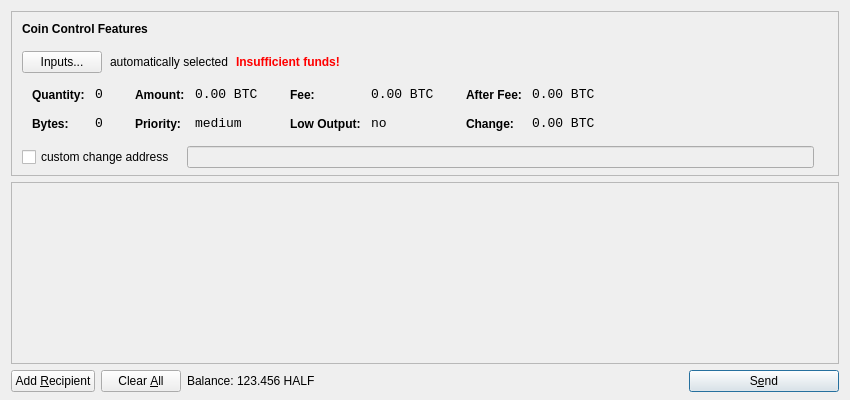
<?xml version="1.0" encoding="UTF-8"?>
<ui version="4.0">
 <class>SendCoinsDialog</class>
 <widget class="QDialog" name="SendCoinsDialog">
  <property name="geometry">
   <rect>
    <x>0</x>
    <y>0</y>
    <width>850</width>
    <height>400</height>
   </rect>
  </property>
  <property name="windowTitle">
   <string>Send Coins</string>
  </property>
  <layout class="QVBoxLayout" name="verticalLayout" stretch="0,1,0">
   <property name="bottomMargin">
    <number>8</number>
   </property>
   <item>
    <widget class="QFrame" name="frameCoinControl">
     <property name="sizePolicy">
      <sizepolicy hsizetype="Expanding" vsizetype="Expanding">
       <horstretch>0</horstretch>
       <verstretch>0</verstretch>
      </sizepolicy>
     </property>
     <property name="maximumSize">
      <size>
       <width>16777215</width>
       <height>16777215</height>
      </size>
     </property>
     <property name="frameShape">
      <enum>QFrame::StyledPanel</enum>
     </property>
     <property name="frameShadow">
      <enum>QFrame::Sunken</enum>
     </property>
     <layout class="QVBoxLayout" name="verticalLayoutCoinControl2">
      <property name="spacing">
       <number>-1</number>
      </property>
      <property name="leftMargin">
       <number>0</number>
      </property>
      <property name="topMargin">
       <number>0</number>
      </property>
      <property name="rightMargin">
       <number>0</number>
      </property>
      <property name="bottomMargin">
       <number>6</number>
      </property>
      <item>
       <layout class="QVBoxLayout" name="verticalLayoutCoinControl" stretch="0,0,0,0,1">
        <property name="spacing">
         <number>0</number>
        </property>
        <property name="leftMargin">
         <number>10</number>
        </property>
        <property name="topMargin">
         <number>10</number>
        </property>
        <item>
         <layout class="QHBoxLayout" name="horizontalLayoutCoinControl1">
          <property name="bottomMargin">
           <number>15</number>
          </property>
          <item>
           <widget class="QLabel" name="labelCoinControlFeatures">
            <property name="sizePolicy">
             <sizepolicy hsizetype="Preferred" vsizetype="Maximum">
              <horstretch>0</horstretch>
              <verstretch>0</verstretch>
             </sizepolicy>
            </property>
            <property name="font">
             <font>
              <weight>75</weight>
              <bold>true</bold>
             </font>
            </property>
            <property name="styleSheet">
             <string notr="true">font-weight:bold;</string>
            </property>
            <property name="text">
             <string>Coin Control Features</string>
            </property>
           </widget>
          </item>
         </layout>
        </item>
        <item>
         <layout class="QHBoxLayout" name="horizontalLayoutCoinControl2" stretch="0,0,0,0">
          <property name="spacing">
           <number>8</number>
          </property>
          <property name="bottomMargin">
           <number>10</number>
          </property>
          <item>
           <widget class="QPushButton" name="pushButtonCoinControl">
            <property name="styleSheet">
             <string notr="true"/>
            </property>
            <property name="text">
             <string>Inputs...</string>
            </property>
           </widget>
          </item>
          <item>
           <widget class="QLabel" name="labelCoinControlAutomaticallySelected">
            <property name="text">
             <string>automatically selected</string>
            </property>
            <property name="margin">
             <number>5</number>
            </property>
           </widget>
          </item>
          <item>
           <widget class="QLabel" name="labelCoinControlInsuffFunds">
            <property name="font">
             <font>
              <weight>75</weight>
              <bold>true</bold>
             </font>
            </property>
            <property name="styleSheet">
             <string notr="true">color:red;font-weight:bold;</string>
            </property>
            <property name="text">
             <string>Insufficient funds!</string>
            </property>
            <property name="margin">
             <number>5</number>
            </property>
           </widget>
          </item>
          <item>
           <spacer name="horizontalSpacerCoinControl">
            <property name="orientation">
             <enum>Qt::Horizontal</enum>
            </property>
            <property name="sizeHint" stdset="0">
             <size>
              <width>40</width>
              <height>1</height>
             </size>
            </property>
           </spacer>
          </item>
         </layout>
        </item>
        <item>
         <widget class="QWidget" name="widgetCoinControl" native="true">
          <property name="sizePolicy">
           <sizepolicy hsizetype="Preferred" vsizetype="Preferred">
            <horstretch>0</horstretch>
            <verstretch>0</verstretch>
           </sizepolicy>
          </property>
          <property name="minimumSize">
           <size>
            <width>0</width>
            <height>0</height>
           </size>
          </property>
          <property name="styleSheet">
           <string notr="true"/>
          </property>
          <layout class="QHBoxLayout" name="horizontalLayoutCoinControl5">
           <property name="margin">
            <number>0</number>
           </property>
           <item>
            <layout class="QHBoxLayout" name="horizontalLayoutCoinControl3" stretch="0,0,0,1">
             <property name="spacing">
              <number>20</number>
             </property>
             <property name="topMargin">
              <number>0</number>
             </property>
             <property name="bottomMargin">
              <number>10</number>
             </property>
             <item>
              <layout class="QFormLayout" name="formLayoutCoinControl1">
               <property name="horizontalSpacing">
                <number>10</number>
               </property>
               <property name="verticalSpacing">
                <number>14</number>
               </property>
               <property name="leftMargin">
                <number>10</number>
               </property>
               <property name="topMargin">
                <number>4</number>
               </property>
               <property name="rightMargin">
                <number>6</number>
               </property>
               <item row="0" column="0">
                <widget class="QLabel" name="labelCoinControlQuantityText">
                 <property name="styleSheet">
                  <string notr="true">font-weight:bold;</string>
                 </property>
                 <property name="text">
                  <string>Quantity:</string>
                 </property>
                 <property name="margin">
                  <number>0</number>
                 </property>
                </widget>
               </item>
               <item row="0" column="1">
                <widget class="QLabel" name="labelCoinControlQuantity">
                 <property name="font">
                  <font>
                   <family>Monospace</family>
                   <pointsize>10</pointsize>
                  </font>
                 </property>
                 <property name="cursor">
                  <cursorShape>IBeamCursor</cursorShape>
                 </property>
                 <property name="contextMenuPolicy">
                  <enum>Qt::ActionsContextMenu</enum>
                 </property>
                 <property name="text">
                  <string notr="true">0</string>
                 </property>
                 <property name="margin">
                  <number>0</number>
                 </property>
                 <property name="textInteractionFlags">
                  <set>Qt::LinksAccessibleByMouse|Qt::TextSelectableByKeyboard|Qt::TextSelectableByMouse</set>
                 </property>
                </widget>
               </item>
               <item row="1" column="0">
                <widget class="QLabel" name="labelCoinControlBytesText">
                 <property name="styleSheet">
                  <string notr="true">font-weight:bold;</string>
                 </property>
                 <property name="text">
                  <string>Bytes:</string>
                 </property>
                </widget>
               </item>
               <item row="1" column="1">
                <widget class="QLabel" name="labelCoinControlBytes">
                 <property name="font">
                  <font>
                   <family>Monospace</family>
                   <pointsize>10</pointsize>
                  </font>
                 </property>
                 <property name="cursor">
                  <cursorShape>IBeamCursor</cursorShape>
                 </property>
                 <property name="contextMenuPolicy">
                  <enum>Qt::ActionsContextMenu</enum>
                 </property>
                 <property name="text">
                  <string notr="true">0</string>
                 </property>
                 <property name="textInteractionFlags">
                  <set>Qt::LinksAccessibleByMouse|Qt::TextSelectableByKeyboard|Qt::TextSelectableByMouse</set>
                 </property>
                </widget>
               </item>
              </layout>
             </item>
             <item>
              <layout class="QFormLayout" name="formLayoutCoinControl2">
               <property name="horizontalSpacing">
                <number>10</number>
               </property>
               <property name="verticalSpacing">
                <number>14</number>
               </property>
               <property name="leftMargin">
                <number>6</number>
               </property>
               <property name="topMargin">
                <number>4</number>
               </property>
               <property name="rightMargin">
                <number>6</number>
               </property>
               <item row="0" column="0">
                <widget class="QLabel" name="labelCoinControlAmountText">
                 <property name="styleSheet">
                  <string notr="true">font-weight:bold;</string>
                 </property>
                 <property name="text">
                  <string>Amount:</string>
                 </property>
                 <property name="margin">
                  <number>0</number>
                 </property>
                </widget>
               </item>
               <item row="0" column="1">
                <widget class="QLabel" name="labelCoinControlAmount">
                 <property name="font">
                  <font>
                   <family>Monospace</family>
                   <pointsize>10</pointsize>
                  </font>
                 </property>
                 <property name="cursor">
                  <cursorShape>IBeamCursor</cursorShape>
                 </property>
                 <property name="contextMenuPolicy">
                  <enum>Qt::ActionsContextMenu</enum>
                 </property>
                 <property name="text">
                  <string notr="true">0.00 BTC</string>
                 </property>
                 <property name="textInteractionFlags">
                  <set>Qt::LinksAccessibleByMouse|Qt::TextSelectableByKeyboard|Qt::TextSelectableByMouse</set>
                 </property>
                </widget>
               </item>
               <item row="1" column="0">
                <widget class="QLabel" name="labelCoinControlPriorityText">
                 <property name="styleSheet">
                  <string notr="true">font-weight:bold;</string>
                 </property>
                 <property name="text">
                  <string>Priority:</string>
                 </property>
                </widget>
               </item>
               <item row="1" column="1">
                <widget class="QLabel" name="labelCoinControlPriority">
                 <property name="font">
                  <font>
                   <family>Monospace</family>
                   <pointsize>10</pointsize>
                  </font>
                 </property>
                 <property name="cursor">
                  <cursorShape>IBeamCursor</cursorShape>
                 </property>
                 <property name="contextMenuPolicy">
                  <enum>Qt::ActionsContextMenu</enum>
                 </property>
                 <property name="text">
                  <string>medium</string>
                 </property>
                 <property name="textInteractionFlags">
                  <set>Qt::LinksAccessibleByMouse|Qt::TextSelectableByKeyboard|Qt::TextSelectableByMouse</set>
                 </property>
                </widget>
               </item>
              </layout>
             </item>
             <item>
              <layout class="QFormLayout" name="formLayoutCoinControl3">
               <property name="horizontalSpacing">
                <number>10</number>
               </property>
               <property name="verticalSpacing">
                <number>14</number>
               </property>
               <property name="leftMargin">
                <number>6</number>
               </property>
               <property name="topMargin">
                <number>4</number>
               </property>
               <property name="rightMargin">
                <number>6</number>
               </property>
               <item row="0" column="0">
                <widget class="QLabel" name="labelCoinControlFeeText">
                 <property name="styleSheet">
                  <string notr="true">font-weight:bold;</string>
                 </property>
                 <property name="text">
                  <string>Fee:</string>
                 </property>
                 <property name="margin">
                  <number>0</number>
                 </property>
                </widget>
               </item>
               <item row="0" column="1">
                <widget class="QLabel" name="labelCoinControlFee">
                 <property name="font">
                  <font>
                   <family>Monospace</family>
                   <pointsize>10</pointsize>
                  </font>
                 </property>
                 <property name="cursor">
                  <cursorShape>IBeamCursor</cursorShape>
                 </property>
                 <property name="contextMenuPolicy">
                  <enum>Qt::ActionsContextMenu</enum>
                 </property>
                 <property name="text">
                  <string notr="true">0.00 BTC</string>
                 </property>
                 <property name="textInteractionFlags">
                  <set>Qt::LinksAccessibleByMouse|Qt::TextSelectableByKeyboard|Qt::TextSelectableByMouse</set>
                 </property>
                </widget>
               </item>
               <item row="1" column="0">
                <widget class="QLabel" name="labelCoinControlLowOutputText">
                 <property name="styleSheet">
                  <string notr="true">font-weight:bold;</string>
                 </property>
                 <property name="text">
                  <string>Low Output:</string>
                 </property>
                </widget>
               </item>
               <item row="1" column="1">
                <widget class="QLabel" name="labelCoinControlLowOutput">
                 <property name="font">
                  <font>
                   <family>Monospace</family>
                   <pointsize>10</pointsize>
                  </font>
                 </property>
                 <property name="cursor">
                  <cursorShape>IBeamCursor</cursorShape>
                 </property>
                 <property name="contextMenuPolicy">
                  <enum>Qt::ActionsContextMenu</enum>
                 </property>
                 <property name="text">
                  <string>no</string>
                 </property>
                 <property name="textInteractionFlags">
                  <set>Qt::LinksAccessibleByMouse|Qt::TextSelectableByKeyboard|Qt::TextSelectableByMouse</set>
                 </property>
                </widget>
               </item>
              </layout>
             </item>
             <item>
              <layout class="QFormLayout" name="formLayoutCoinControl4">
               <property name="horizontalSpacing">
                <number>10</number>
               </property>
               <property name="verticalSpacing">
                <number>14</number>
               </property>
               <property name="leftMargin">
                <number>6</number>
               </property>
               <property name="topMargin">
                <number>4</number>
               </property>
               <property name="rightMargin">
                <number>6</number>
               </property>
               <item row="0" column="0">
                <widget class="QLabel" name="labelCoinControlAfterFeeText">
                 <property name="styleSheet">
                  <string notr="true">font-weight:bold;</string>
                 </property>
                 <property name="text">
                  <string>After Fee:</string>
                 </property>
                 <property name="margin">
                  <number>0</number>
                 </property>
                </widget>
               </item>
               <item row="0" column="1">
                <widget class="QLabel" name="labelCoinControlAfterFee">
                 <property name="font">
                  <font>
                   <family>Monospace</family>
                   <pointsize>10</pointsize>
                  </font>
                 </property>
                 <property name="cursor">
                  <cursorShape>IBeamCursor</cursorShape>
                 </property>
                 <property name="contextMenuPolicy">
                  <enum>Qt::ActionsContextMenu</enum>
                 </property>
                 <property name="text">
                  <string notr="true">0.00 BTC</string>
                 </property>
                 <property name="textInteractionFlags">
                  <set>Qt::LinksAccessibleByMouse|Qt::TextSelectableByKeyboard|Qt::TextSelectableByMouse</set>
                 </property>
                </widget>
               </item>
               <item row="1" column="0">
                <widget class="QLabel" name="labelCoinControlChangeText">
                 <property name="styleSheet">
                  <string notr="true">font-weight:bold;</string>
                 </property>
                 <property name="text">
                  <string>Change:</string>
                 </property>
                </widget>
               </item>
               <item row="1" column="1">
                <widget class="QLabel" name="labelCoinControlChange">
                 <property name="font">
                  <font>
                   <family>Monospace</family>
                   <pointsize>10</pointsize>
                  </font>
                 </property>
                 <property name="cursor">
                  <cursorShape>IBeamCursor</cursorShape>
                 </property>
                 <property name="contextMenuPolicy">
                  <enum>Qt::ActionsContextMenu</enum>
                 </property>
                 <property name="text">
                  <string notr="true">0.00 BTC</string>
                 </property>
                 <property name="textInteractionFlags">
                  <set>Qt::LinksAccessibleByMouse|Qt::TextSelectableByKeyboard|Qt::TextSelectableByMouse</set>
                 </property>
                </widget>
               </item>
              </layout>
             </item>
            </layout>
           </item>
          </layout>
         </widget>
        </item>
        <item>
         <layout class="QHBoxLayout" name="horizontalLayoutCoinControl4" stretch="0,0,0">
          <property name="spacing">
           <number>12</number>
          </property>
          <property name="sizeConstraint">
           <enum>QLayout::SetDefaultConstraint</enum>
          </property>
          <property name="topMargin">
           <number>5</number>
          </property>
          <property name="rightMargin">
           <number>5</number>
          </property>
          <item>
           <widget class="QCheckBox" name="checkBoxCoinControlChange">
            <property name="text">
             <string>custom change address</string>
            </property>
           </widget>
          </item>
          <item>
           <widget class="QLineEdit" name="lineEditCoinControlChange">
            <property name="enabled">
             <bool>false</bool>
            </property>
            <property name="sizePolicy">
             <sizepolicy hsizetype="Expanding" vsizetype="Fixed">
              <horstretch>0</horstretch>
              <verstretch>0</verstretch>
             </sizepolicy>
            </property>
           </widget>
          </item>
          <item>
           <widget class="QLabel" name="labelCoinControlChangeLabel">
            <property name="sizePolicy">
             <sizepolicy hsizetype="Preferred" vsizetype="Expanding">
              <horstretch>0</horstretch>
              <verstretch>0</verstretch>
             </sizepolicy>
            </property>
            <property name="minimumSize">
             <size>
              <width>0</width>
              <height>0</height>
             </size>
            </property>
            <property name="text">
             <string/>
            </property>
            <property name="margin">
             <number>3</number>
            </property>
           </widget>
          </item>
         </layout>
        </item>
        <item>
         <spacer name="verticalSpacerCoinControl">
          <property name="orientation">
           <enum>Qt::Vertical</enum>
          </property>
          <property name="sizeHint" stdset="0">
           <size>
            <width>800</width>
            <height>1</height>
           </size>
          </property>
         </spacer>
        </item>
       </layout>
      </item>
     </layout>
    </widget>
   </item>
   <item>
    <widget class="QScrollArea" name="scrollArea">
     <property name="widgetResizable">
      <bool>true</bool>
     </property>
     <widget class="QWidget" name="scrollAreaWidgetContents">
      <property name="geometry">
       <rect>
        <x>0</x>
        <y>0</y>
        <width>830</width>
        <height>165</height>
       </rect>
      </property>
      <layout class="QVBoxLayout" name="verticalLayout_2">
       <property name="margin">
        <number>0</number>
       </property>
       <item>
        <layout class="QVBoxLayout" name="entries">
         <property name="spacing">
          <number>6</number>
         </property>
        </layout>
       </item>
       <item>
        <spacer name="verticalSpacer">
         <property name="orientation">
          <enum>Qt::Vertical</enum>
         </property>
         <property name="sizeHint" stdset="0">
          <size>
           <width>20</width>
           <height>40</height>
          </size>
         </property>
        </spacer>
       </item>
      </layout>
     </widget>
    </widget>
   </item>
   <item>
    <layout class="QHBoxLayout" name="horizontalLayout">
     <item>
      <widget class="QPushButton" name="addButton">
       <property name="toolTip">
        <string>Send to multiple recipients at once</string>
       </property>
       <property name="text">
        <string>Add &amp;Recipient</string>
       </property>
       <property name="icon">
        <iconset resource="../bitcoin.qrc">
         <normaloff>:/icons/add</normaloff>:/icons/add</iconset>
       </property>
       <property name="autoDefault">
        <bool>false</bool>
       </property>
      </widget>
     </item>
     <item>
      <widget class="QPushButton" name="clearButton">
       <property name="sizePolicy">
        <sizepolicy hsizetype="Minimum" vsizetype="Fixed">
         <horstretch>0</horstretch>
         <verstretch>0</verstretch>
        </sizepolicy>
       </property>
       <property name="toolTip">
        <string>Remove all transaction fields</string>
       </property>
       <property name="text">
        <string>Clear &amp;All</string>
       </property>
       <property name="icon">
        <iconset resource="../bitcoin.qrc">
         <normaloff>:/icons/remove</normaloff>:/icons/remove</iconset>
       </property>
       <property name="autoRepeatDelay">
        <number>300</number>
       </property>
       <property name="autoDefault">
        <bool>false</bool>
       </property>
      </widget>
     </item>
     <item>
      <layout class="QHBoxLayout" name="horizontalLayout_2">
       <property name="spacing">
        <number>3</number>
       </property>
       <item>
        <widget class="QLabel" name="label">
         <property name="text">
          <string>Balance:</string>
         </property>
        </widget>
       </item>
       <item>
        <widget class="QLabel" name="labelBalance">
         <property name="cursor">
          <cursorShape>IBeamCursor</cursorShape>
         </property>
         <property name="text">
          <string>123.456 HALF</string>
         </property>
         <property name="textInteractionFlags">
          <set>Qt::LinksAccessibleByMouse|Qt::TextSelectableByKeyboard|Qt::TextSelectableByMouse</set>
         </property>
        </widget>
       </item>
      </layout>
     </item>
     <item>
      <spacer name="horizontalSpacer">
       <property name="orientation">
        <enum>Qt::Horizontal</enum>
       </property>
       <property name="sizeHint" stdset="0">
        <size>
         <width>40</width>
         <height>20</height>
        </size>
       </property>
      </spacer>
     </item>
     <item>
      <widget class="QPushButton" name="sendButton">
       <property name="minimumSize">
        <size>
         <width>150</width>
         <height>0</height>
        </size>
       </property>
       <property name="toolTip">
        <string>Confirm the send action</string>
       </property>
       <property name="text">
        <string>S&amp;end</string>
       </property>
       <property name="icon">
        <iconset resource="../bitcoin.qrc">
         <normaloff>:/icons/send</normaloff>:/icons/send</iconset>
       </property>
       <property name="default">
        <bool>true</bool>
       </property>
      </widget>
     </item>
    </layout>
   </item>
  </layout>
 </widget>
 <resources>
  <include location="../bitcoin.qrc"/>
 </resources>
 <connections/>
</ui>
